Frame 1 (no input): blank canvas, image omitted
Frame 60 (the mouse pressed at the canvas centre just before this capture): blank canvas, image omitted
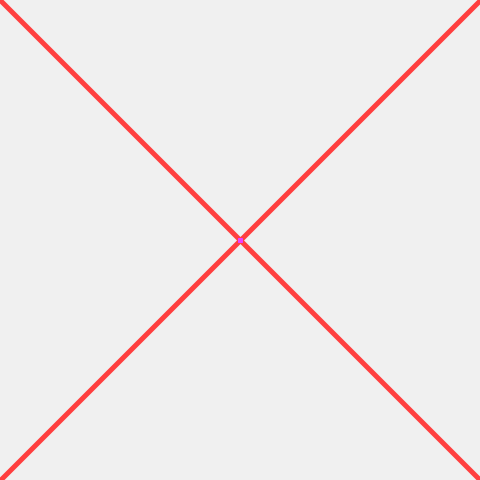
Frame 120 (the mouse held since frame 60 and released just before this capture)

The Processing sketch whose frames 1 and 60 were blank and that drew this single picture after the mouse press (run headless with seeded random() and noise(); from frame 60 on, the mouse is pressed at the canvas centre):

// Processing sketch: processing_50212
// ── processing_50212.pde

/* Shugo Tanaka
   1/19/2012
   
   This program reflects the user drawing across the axes and a buncha other crazy randomness!
   */
int colorVal = 0;
boolean countUp = true;

void setup()
{
  size(480,480);
  background(240);
  colorMode(HSB, 360, 100, 100);
  rectMode(CORNERS);
  strokeWeight(5);
}

void draw()
{
  if(mousePressed)
  {
    stroke(colorVal, 75, 100);
    line(pmouseX, pmouseY, mouseX, mouseY);
    line(480-pmouseX, 480-pmouseY, 480-mouseX, 480-mouseY);
    line(pmouseX, 480-pmouseY, mouseX, 480-mouseY);
    line(480-pmouseX, pmouseY, 480-mouseX, mouseY);
    
    // Increases or decreases color value
    if(countUp)
    {
      colorVal+= 5;
    }
    else
    {
      colorVal-= 5;
    }
    
    // Changes from increasing value to decreasing
    if(colorVal >= 360)
    {
      countUp = false;
    }
    if(colorVal <= 0)
    {
      countUp = true;
    }
  }
}

void keyPressed()
{
  noStroke();
  fill(0, 0, 90);
  rect(0,0,480, 480);
}
